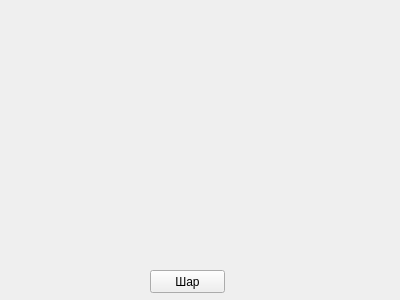
<?xml version="1.0" encoding="UTF-8"?>
<ui version="4.0">
 <class>Form</class>
 <widget class="QWidget" name="Form">
  <property name="geometry">
   <rect>
    <x>0</x>
    <y>0</y>
    <width>400</width>
    <height>300</height>
   </rect>
  </property>
  <property name="windowTitle">
   <string>Form</string>
  </property>
  <widget class="QPushButton" name="pushButton">
   <property name="geometry">
    <rect>
     <x>150</x>
     <y>270</y>
     <width>75</width>
     <height>23</height>
    </rect>
   </property>
   <property name="text">
    <string>Шар</string>
   </property>
  </widget>
 </widget>
 <resources/>
 <connections/>
</ui>
